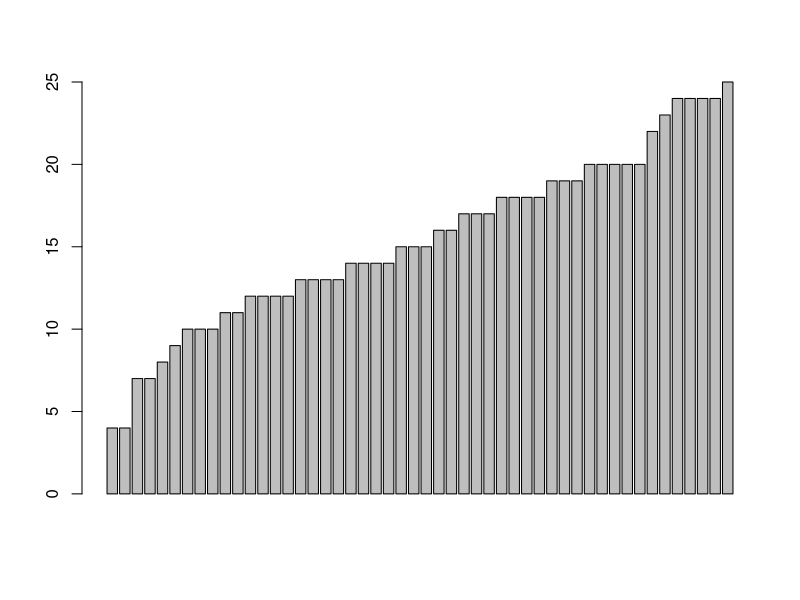

Generate this figure with R:
## ---- chunk 1
barplot(cars$speed)
